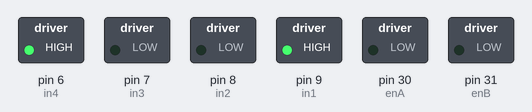
Simulated run of this sketch. Board: Arduino Mega 2560, built with avr-gcc and run on an emulated ATmega2560. Parts: switched loads named in the sketch (green lamp = pin HIGH).

Above: at 0.1 s.
Timing chart, 0 to 1.6 s (numbered marks = the images above):
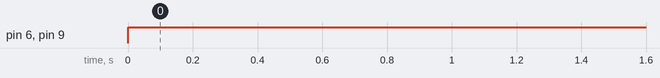

The sketch:

elevator_drill.ino
```cpp
#include <Wire.h>


//Elevator Motor Pins
int enA = 30;
int in1 = 9; //DOWN
int in2 = 8; //UP

// Auger Motor Pins
int enB = 31;
int in3 = 7; //
int in4 = 6;

//Solenoid Pin
int in5 = 13;

//Bin Motor
int in6 = 10;
int in7 = 11;
int in8 = 12;

//I2C Lines
int inData = 20;
int inClock = 21;
int elevspeed;
int drillspeed;
int rev_speed;


void setup()
{
  Serial.begin(9600);

  pinMode(enA, OUTPUT);
  pinMode(enB, OUTPUT);
  pinMode(in1, OUTPUT);
  pinMode(in2, OUTPUT);
  pinMode(in3, OUTPUT);
  pinMode(in4, OUTPUT);

  void HomeState();
  drillspeed = 0;
  elevspeed = -255;

  //Serial.println("Arduino is ready");
  //Serial.println("Enter a number between 0 and 255. Negative numbers reverse direction.");
}

void loop()
{
  //int array[10] = {-200,0,200,0,-200,0,200,0,200,0};
    //motorspeed = array[i];
  if (elevspeed >= 0 && elevspeed <= 255) {
    digitalWrite(in1, LOW);
    digitalWrite(in2, HIGH);
    digitalWrite(in3, HIGH);
    digitalWrite(in4, LOW);
    analogWrite(enA, elevspeed);
    delay(3000);
    analogWrite(enB, elevspeed);
    //Serial.print("Motor Speed: ");
    //Serial.println(motorspeed);
  }
  else if (elevspeed < 0 && elevspeed >= -255) {
    rev_speed = elevspeed;
    drillspeed = abs(elevspeed);
    digitalWrite(in1, HIGH);
    digitalWrite(in2, LOW);
    digitalWrite(in3, LOW);
    digitalWrite(in4, HIGH);
    analogWrite(enA, rev_speed);
    delay(5000);
    analogWrite(enB, rev_speed);
  }

  if (drillspeed > 0 && drillspeed <= 255) {
    digitalWrite(in1, HIGH);
    digitalWrite(in2, LOW);
    digitalWrite(in3, LOW);
    digitalWrite(in4, HIGH);
    analogWrite(enA, elevspeed);
    delay(3000);
    analogWrite(enB, elevspeed);
    //Serial.print("Motor Speed: ");
    //Serial.println(motorspeed);
  }

  if (drillspeed == 0)
  {
    digitalWrite(in1,LOW);
    digitalWrite(in2,HIGH);
    analogWrite(enA, 255);
    delay(3000);
  }
}
```

Measured:
- by itself, pin 6 (in4), pin 9 (in1): LOW → HIGH at 0.00 s
